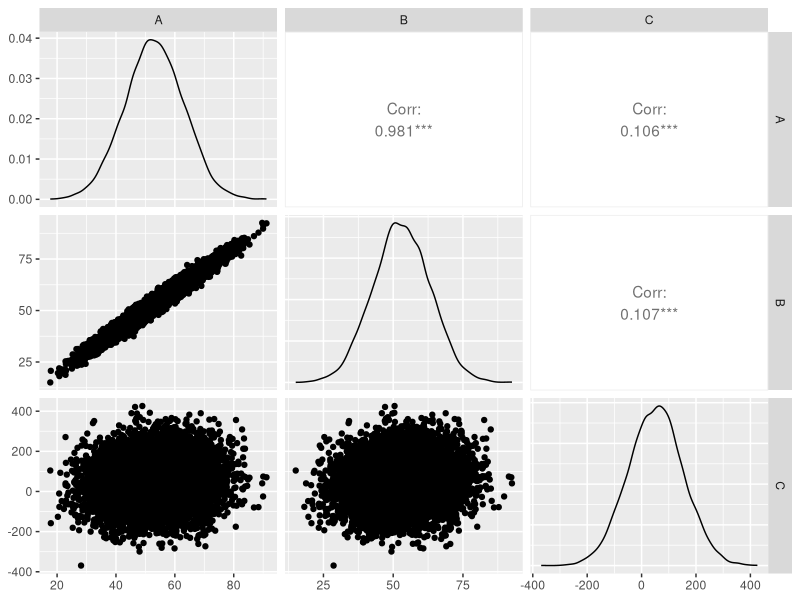

Write the R code that produced this figure. (Note: this script raises an error after producing the figure.)
## ---- chunk 1
knitr::opts_chunk$set(echo = TRUE)
# How embed figures of sems from powerpoint?
## ---- chunk 2
set.seed(10)  # To render results reproducible
npt = 10000   # Number of participants, big enough to be precise
#A = runif(n = npt, min = 18, max = 88)  # Eg age-range in CamCAN!
Asd = 10      # SD of A
A = rnorm(n = npt, mean = 53, sd = Asd) # If Gaussian (around midpoint of CamCAN, which is also RH's age ;-) 
## ---- chunk 3
Bsd = 10     # SD of B
Csd = 10     # SD of C
B = A + rnorm(n = npt, mean = 0, sd = Bsd)
C = B + rnorm(n = npt, mean = 0, sd = Csd)  
df1 = data.frame(A, B, C)
## ---- chunk 4
GLM1 <- lm(C ~ B + A, data = df1)
drop1(GLM1, test="F") 
## ---- chunk 5
Bsd = 2
Csd = 100
B = A + rnorm(n = npt, mean = 0,  sd = Bsd)
C = B + rnorm(n = npt, mean = 0,  sd = Csd)  

df = data.frame(A, B, C)
GLM <- lm(C ~ B, data = df)
drop1(GLM, test="F")
## ---- chunk 6
GLM <- lm(C ~ A + B, data = df)
drop1(GLM, test="F") # Incorrect conclusion that no effect of A

## ---- chunk 7
library(ggplot2)
library(GGally)
ggpairs(df)
## ---- chunk 8
Bsd = 10
Csd = 10
B <- A + rnorm(n = npt, mean = 0, sd = Bsd)
C <- A + rnorm(n = npt, mean = 0, sd = Csd)
df2 <- data.frame(A, B, C)
## ---- chunk 9
GLM2   <- lm(C ~ B, data = df2)
drop1(GLM2, test="F") 
## ---- chunk 10
GLM2   <- lm(C ~ B + A, data = df2)
drop1(GLM2, test="F") 
## ---- chunk 11
library('lavaan')
## ---- chunk 12
SEM1 <- 'C ~ B
         B ~ A'
SEM1_df1 <- sem(SEM1, data=df1) # SEM1 fit to Dataset1
#summary(SEM1_df1, fit.measures = TRUE)
anova(SEM1_df1) 
## ---- chunk 13
SEM2 <- 'B ~ A
         C ~ A' 
SEM2_df1 <- sem(SEM2, data=df1) 
#summary(SEM2_df1, fit.measures = TRUE)
anova(SEM2_df1) 
## ---- chunk 14
SEM1_df2 <- sem(SEM1, data=df2) 
SEM2_df2 <- sem(SEM2, data=df2) 
#anova(SEM1_df2)
anova(SEM2_df2, SEM1_df2) 
## ---- chunk 15
SEM3 <- 'C ~ A
         A ~ B'
SEM3_df1 <- sem(SEM3, data=df1) 
anova(SEM3_df1)
## ---- chunk 16
#df1$Az<-scale(df1$A)
#df1$Bz<-scale(df1$B)
#df1$Cz<-scale(df1$C)
#SEM1z <- 'Cz ~ Bz
#          Bz ~ Az'
#SEM1z_df1 <- sem(SEM1z, data=df1) 
#SEM3z <- 'Cz ~ Az
#          Az ~ Bz'
#SEM3z_df1 <- sem(SEM3z, data=df1) 
#anova(SEM1z_df1)
#anova(SEM3z_df1)
## ---- chunk 17
#SEM3 <- 'A ~ B
#         B ~ C'
#SEM3_df1 <- sem(SEM3, data=df1)
#anova(SEM1_df1)
#anova(SEM3_df1)
#
#SEM3z <- 'Cz ~ Bz
#          Bz ~ Az'
#SEM3z_df1 <- sem(SEM3z, data=df1) 
#anova(SEM1z_df1)
#anova(SEM3z_df1)
## ---- chunk 18
SEM4 <- 'C ~ B
         B ~ A
         C ~ A' 
SEM4_df1 <- sem(SEM4, data=df1) 
#anova(SEM4_df1)
anova(SEM1_df1, SEM4_df1) 
## ---- chunk 19
B <- A + rnorm(n = npt, mean = 0, sd = Bsd)
C <- B + A + rnorm(n = npt, mean = 0, sd = Csd) # Now direct contribution from A too
df4 <- data.frame(A, B, C)
SEM4 <- '
    C ~ b1 * B
    B ~ a1 * A 
    C ~ c1 * A
    Total := (abs(a1*b1)) + (abs(c1))
    Mediation := abs(a1*b1)
    Proportion_mediated := Mediation / Total'
SEM4_df4 <- sem(SEM4, data=df4) 
summary(SEM4_df4)
## ---- chunk 20
A   <- scale(df1$A)
#A  <- scale(as.numeric(df1$A>53)) # If want binary groups for age
B   <- scale(df1$B)
AB  <- scale(A*B)
C   <- B + AB + rnorm(n = npt, mean = 0, sd = Csd) # Now interaction term A*B
df5 <- data.frame(C, A, B, AB)
ggpairs(df5)
## ---- chunk 21
SEM5 <- 'C ~ B + AB'
SEM5_df5 <- sem(SEM5, data=df5) 
summary(SEM5_df5, fit.measures = FALSE)
## ---- chunk 22
df5$Ag <- factor(df1$A>53)
levels(df5$Ag) = c("Young","Old")
SEM6.free <- 'C ~ B'
SEM6.free_df5 <- sem(SEM6.free, data=df5, group="Ag") 
summary(SEM6.free_df5, fit.measures = FALSE)
## ---- chunk 23
SEM6.eqtd <- 'C ~ c(b1,b1) * B'
SEM6.eqtd_df5 <- sem(SEM6.eqtd, data=df5, group="Ag") 
#summary(SEM6.free_df5, fit.measures = FALSE)
anova(SEM6.free_df5, SEM6.eqtd_df5)
## ---- chunk 24
A   <- scale(as.numeric(df1$A>53)) # Now binary groups for age
B   <- scale(df1$B)
AB  <- scale(A*B)
C   <- B + AB + rnorm(n = npt, mean = 0, sd = Csd) 

Msd <- 1 # measurement noise

C1 <- C + rnorm(n = npt, mean = 0, sd = Msd) 
C2 <- C + rnorm(n = npt, mean = 0, sd = Msd)
C3 <- C + rnorm(n = npt, mean = 0, sd = Msd)

B1 <- B + rnorm(n = npt, mean = 0, sd = Msd) 
B2 <- B + rnorm(n = npt, mean = 0, sd = Msd)
B3 <- B + rnorm(n = npt, mean = 0, sd = Msd)

Ag  <- factor(A); levels(Ag) = c("Young","Old")

df6 <- data.frame(Ag, C1, C2, C3, B1, B2, B3)
#ggpairs(df6)
## ---- chunk 25
SEM7.free <-  '
# measurement model
    Cf =~ C1 + C2 + C3
    Bf =~ B1 + B2 + B3
# structural model
    Cf  ~ Bf'
SEM7.free_df6 <- sem(SEM7.free, data=df6, group="Ag") 
#summary(SEM7.free_df6, fit.measures = FALSE)
## ---- chunk 26
SEM7.eqtd <-  '
# measurement model
    Cf =~ c(c1,c1) * C1 + c(c2,c2) * C2 + c(c3,c3) * C3
    Bf =~ c(b1,b1) * B1 + c(b2,b2) * B2 + c(b3,b3) * B3
# structural model
    Cf  ~ Bf'
SEM7.eqtd_df6 <- sem(SEM7.eqtd, data=df6, group="Ag") 
#summary(SEM7.eqtd_df6, fit.measures = FALSE)
anova(SEM7.eqtd_df6,SEM7.free_df6)
